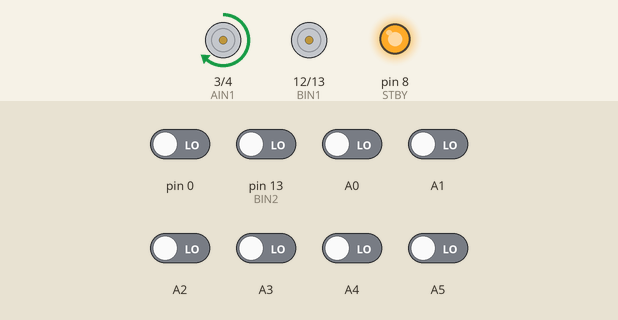
Simulated run of this sketch. Board: Arduino Uno, built with avr-gcc and run on an emulated ATmega328P. On the bench: motor-driver pin pairs drawn as motors (green arrow = first pin HIGH = forward, orange = second pin HIGH = backward, longer = more drive, scaled by the enable pin, stopped while the standby pin is LOW), output pins drawn as LEDs (lit = HIGH). Inputs (shaded band) come from the test bench; at power-on: A0–5, pin 0, pin 13 (BIN2) LOW.

Above: at 11.7 s.
11.8 s: pin 0 driven HIGH
At 12.5 s:
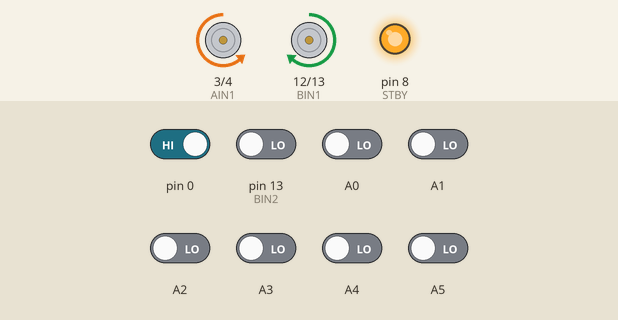
13.3 s: pin 13 (BIN2) driven HIGH
At 13.8 s:
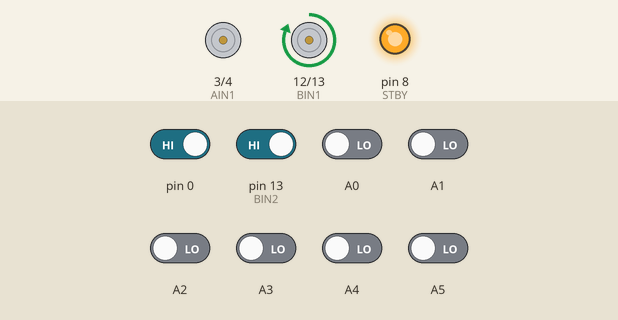
14.8 s: pin 13 (BIN2) driven LOW
At 16.0 s:
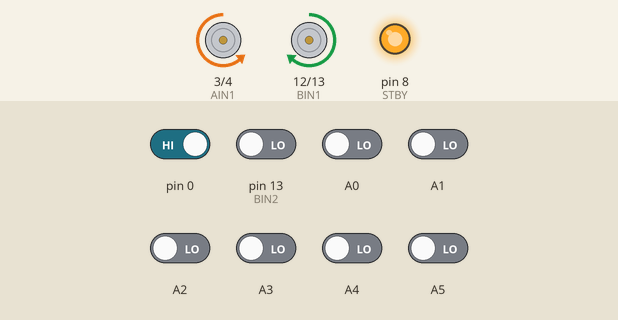
16.3 s: A5 driven HIGH
At 17.2 s:
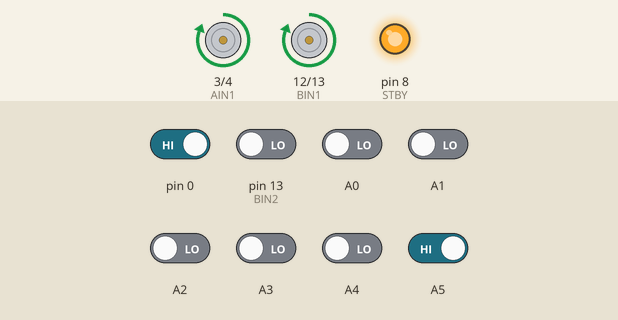
17.8 s: A5 driven LOW
At 18.3 s:
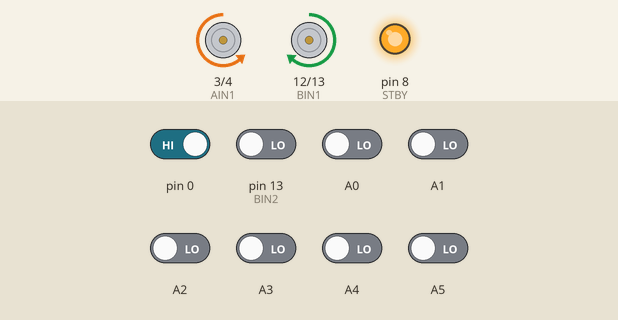
Timing chart, 0 to 20.3 s (numbered marks = the images above; inputs shaded):
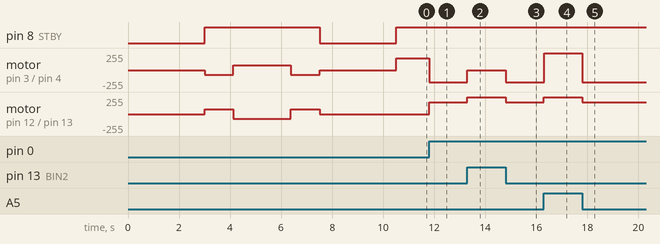

The sketch:

LFR_code.ino
```cpp
//You can download the library from github
#include <QTRSensors.h>
//array used - QTR-8RC Infra Red Reflectance Sensor Array

#define Kp 2 // experiment to determine this, start by something small that just makes your bot follow the line at a slow speed
#define Kd 40// experiment to determine this, slowly increase the speeds and adjust this value. ( Note: Kp < Kd) , in my case the Kd value is 20 times bigger than the Kp value
#define MaxSpeed 255// max speed of the robot
#define BaseSpeed 255 // this is the speed at which the motors should spin when the robot is perfectly on the line
#define NUM_SENSORS  8     // number of sensors used

#define speedturn 180

/*#define rightMotor1 3
#define rightMotor2 5
#define rightMotorPWM 8
#define leftMotor1 10
#define leftMotor2 11
#define leftMotorPWM 12
#define motorPower 9
*/
//You can also verify this by checking your desired connections

//Red Dual Motor Driver Module Shield Board 1a Tb6612fng is used for controlling motors

int STBY = 8; //standby

//Motor A
int PWMA = 5; //This is for speed control
int AIN1 = 3; //Direction
int AIN2 = 4; //Direction

//Motor B
int PWMB = 11; //This is for speed control
int BIN1 = 12; //Direction
int BIN2 = 13; //Direction
QTRSensorsRC qtrrc((unsigned char[]) {A5,A4,A3,A2,A1,A0} ,NUM_SENSORS, 2500, QTR_NO_EMITTER_PIN);

unsigned int sensorValues[NUM_SENSORS];

void setup()
{
  /*pinMode(rightMotor1, OUTPUT);
  pinMode(rightMotor2, OUTPUT);
  pinMode(rightMotorPWM, OUTPU T);
  pinMode(leftMotor1, OUTPUT);
  pinMode(leftMotor2, OUTPUT);
  pinMode(leftMotorPWM, OUTPUT);
  pinMode(motorPower, OUTPUT);
  */
pinMode(STBY, OUTPUT);

pinMode(PWMA, OUTPUT);
pinMode(AIN1, OUTPUT);
pinMode(AIN2, OUTPUT);

pinMode(PWMB, OUTPUT);
pinMode(BIN1, OUTPUT);
pinMode(BIN2, OUTPUT);

  delay(3000);

  int i;
  for (int i = 0; i < 100; i++) // calibrate for sometime by sliding the sensors across the line, or you may use auto-calibration instead
  {
   //this is for automatic calibration
    if ( i  < 25 || i >= 75 ) // turn to the left and right to expose the sensors to the brightest and darkest readings that may be encountered
    {
      move(1, 70, 1);
      move(0, 70, 0);
    }
    else
    {
      move(1, 70, 0);
      move(0, 70, 1);
    }
    qtrrc.calibrate();
    delay(20);
  }
  wait();
  delay(3000); // wait for 3s to position the bot before entering the main loop
}

int lastError = 0;
unsigned int sensors[8];
int position = qtrrc.readLine(sensors);

void loop()
{
  position = qtrrc.readLine(sensors); // get calibrated readings along with the line position, refer to the QTR Sensors Arduino Library for more details on line position.

  if(position>6700){
    move(1, speedturn, 1);
    move(0, speedturn, 0);
    return;
  }
  if(position<300){
    move(1, speedturn, 0);
    move(0, speedturn, 1);
    return;
  }

  int error = position - 3500;
  int motorSpeed = Kp * error + Kd * (error - lastError);
  lastError = error;

  int rightMotorSpeed = BaseSpeed + motorSpeed;
  int leftMotorSpeed = BaseSpeed - motorSpeed;

  if (rightMotorSpeed > MaxSpeed ) rightMotorSpeed = MaxSpeed; // prevent the motor from going beyond max speed
  if (leftMotorSpeed > MaxSpeed ) leftMotorSpeed = MaxSpeed; // prevent the motor from going beyond max speed
  if (rightMotorSpeed < 0)rightMotorSpeed = 0;
  if (leftMotorSpeed < 0)leftMotorSpeed = 0;

  move(1, rightMotorSpeed, 1);
  move(0, leftMotorSpeed, 1);
}

void wait(){
  digitalWrite(STBY, LOW);
}

void move(int motor, int speed, int direction){
  digitalWrite(STBY, HIGH); //disable standby

  boolean inPin1=HIGH;
  boolean inPin2=LOW;

  if(direction == 1){
    inPin1 = HIGH;
    inPin2 = LOW;
  }
  if(direction == 0){
    inPin1 = LOW;
    inPin2 = HIGH;
  }

  if(motor == 0){
    digitalWrite(AIN1, inPin1);
    digitalWrite(AIN2, inPin2);
    analogWrite(PWMA, speed);
  }
  if(motor == 1){
    digitalWrite(BIN1, inPin1);
    digitalWrite(BIN2, inPin2);
    analogWrite(PWMB, speed);
  }
}
```

Measured:
- after the input at 11.8 s, motor on pin 3 (AIN1) / pin 4 (AIN2): forward 180/255 → backward 180/255 at once; motor on pin 12 (BIN1) / pin 13 (BIN2): stopped → forward 180/255 at once
- after the input at 13.3 s, motor on pin 3 (AIN1) / pin 4 (AIN2): backward 180/255 → stopped at once; motor on pin 12 (BIN1) / pin 13 (BIN2): forward 180/255 → forward 255/255 at once
- after the input at 14.8 s, motor on pin 3 (AIN1) / pin 4 (AIN2): stopped → backward 180/255 at once; motor on pin 12 (BIN1) / pin 13 (BIN2): forward 255/255 → forward 180/255 at once
- after the input at 16.3 s, motor on pin 3 (AIN1) / pin 4 (AIN2): backward 180/255 → forward 255/255 at once; motor on pin 12 (BIN1) / pin 13 (BIN2): forward 180/255 → forward 255/255 at once
- after the input at 17.8 s, motor on pin 3 (AIN1) / pin 4 (AIN2): forward 255/255 → backward 180/255 at once; motor on pin 12 (BIN1) / pin 13 (BIN2): forward 255/255 → forward 180/255 at once
